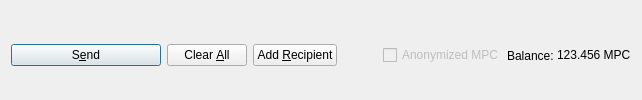
         <widget class="QFrame" name="frame_Send">
          <layout class="QHBoxLayout" name="horizontalLayout">
           <property name="bottomMargin">
            <number>0</number>
           </property>
           <item>
            <widget class="QPushButton" name="sendButton">
             <property name="minimumSize">
              <size>
               <width>150</width>
               <height>0</height>
              </size>
             </property>
             <property name="toolTip">
              <string>Confirm the send action</string>
             </property>
             <property name="text">
              <string>S&amp;end</string>
             </property>
             <property name="icon">
              <iconset resource="../micropaymentcoin.qrc">
               <normaloff>:/icons/send</normaloff>:/icons/send</iconset>
             </property>
             <property name="autoDefault">
              <bool>false</bool>
             </property>
             <property name="default">
              <bool>true</bool>
             </property>
            </widget>
           </item>
           <item>
            <widget class="QPushButton" name="clearButton">
             <property name="sizePolicy">
              <sizepolicy hsizetype="Minimum" vsizetype="Fixed">
               <horstretch>0</horstretch>
               <verstretch>0</verstretch>
              </sizepolicy>
             </property>
             <property name="toolTip">
              <string>Clear all fields of the form.</string>
             </property>
             <property name="text">
              <string>Clear &amp;All</string>
             </property>
             <property name="icon">
              <iconset resource="../micropaymentcoin.qrc">
               <normaloff>:/icons/remove</normaloff>:/icons/remove</iconset>
             </property>
             <property name="autoDefault">
              <bool>false</bool>
             </property>
            </widget>
           </item>
           <item>
            <widget class="QPushButton" name="addButton">
             <property name="toolTip">
              <string>Send to multiple recipients at once</string>
             </property>
             <property name="text">
              <string>Add &amp;Recipient</string>
             </property>
             <property name="icon">
              <iconset resource="../micropaymentcoin.qrc">
               <normaloff>:/icons/add</normaloff>:/icons/add</iconset>
             </property>
             <property name="autoDefault">
              <bool>false</bool>
             </property>
            </widget>
           </item>
           <item>
            <spacer name="horizontalSpacer">
             <property name="orientation">
              <enum>Qt::Horizontal</enum>
             </property>
             <property name="sizeHint" stdset="0">
              <size>
               <width>40</width>
               <height>20</height>
              </size>
             </property>
            </spacer>
           </item>
           <item>
            <layout class="QHBoxLayout" name="horizontalLayout_2">
             <property name="spacing">
              <number>3</number>
             </property>
             <item>
              <widget class="QCheckBox" name="checkzMPC">
               <property name="enabled">
                <bool>false</bool>
               </property>
               <property name="text">
                <string>Anonymized MPC</string>
               </property>
              </widget>
             </item>
             <item>
              <widget class="QLabel" name="label">
               <property name="text">
                <string>Balance:</string>
               </property>
              </widget>
             </item>
             <item>
              <widget class="QLabel" name="labelBalance">
               <property name="sizePolicy">
                <sizepolicy hsizetype="Preferred" vsizetype="Fixed">
                 <horstretch>0</horstretch>
                 <verstretch>0</verstretch>
                </sizepolicy>
               </property>
               <property name="cursor">
                <cursorShape>IBeamCursor</cursorShape>
               </property>
               <property name="text">
                <string notr="true">123.456 MPC</string>
               </property>
               <property name="textInteractionFlags">
                <set>Qt::LinksAccessibleByMouse|Qt::TextSelectableByKeyboard|Qt::TextSelectableByMouse</set>
               </property>
              </widget>
             </item>
            </layout>
           </item>
          </layout>
         </widget>
